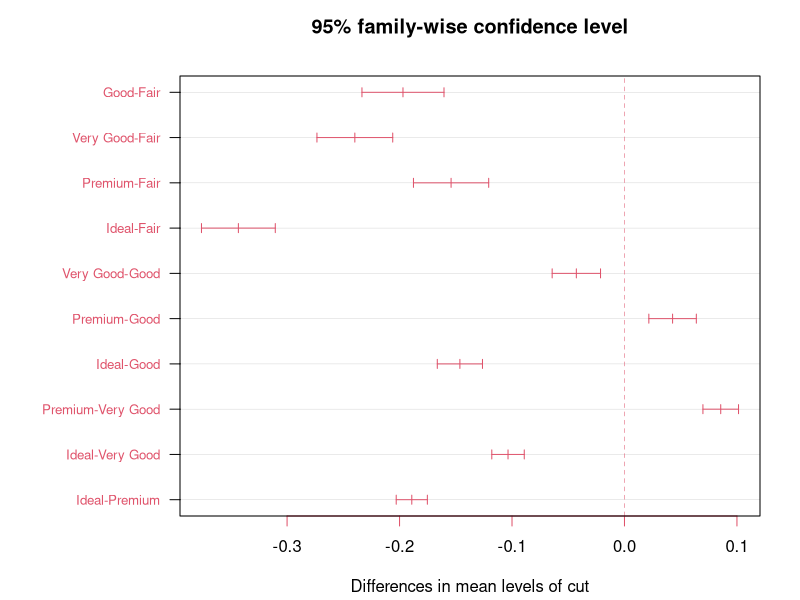
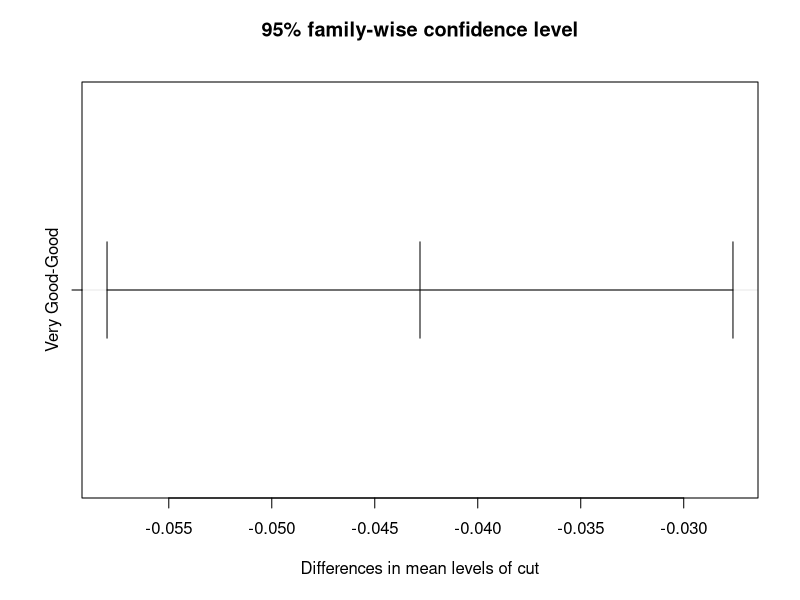
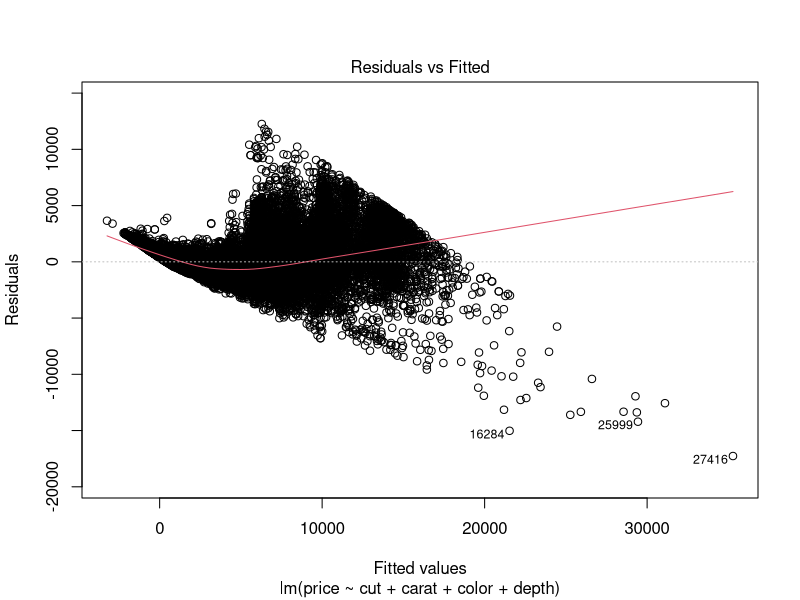
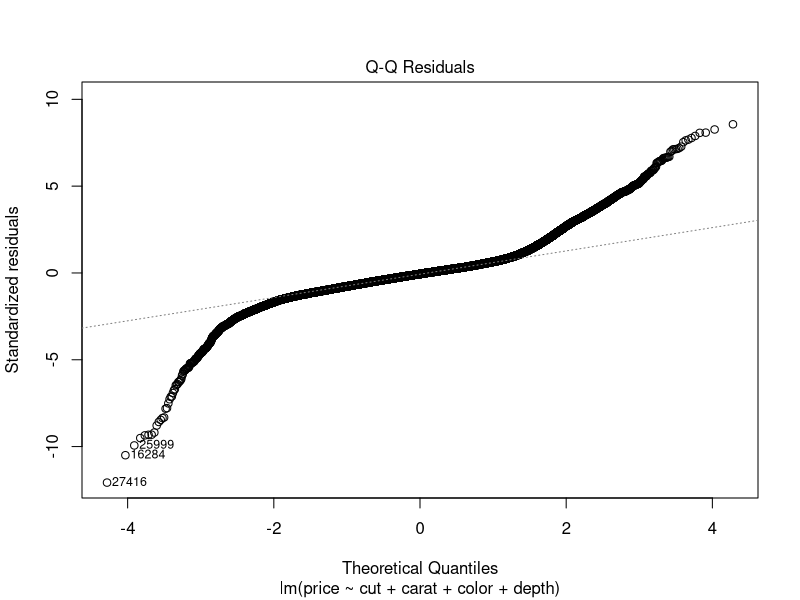
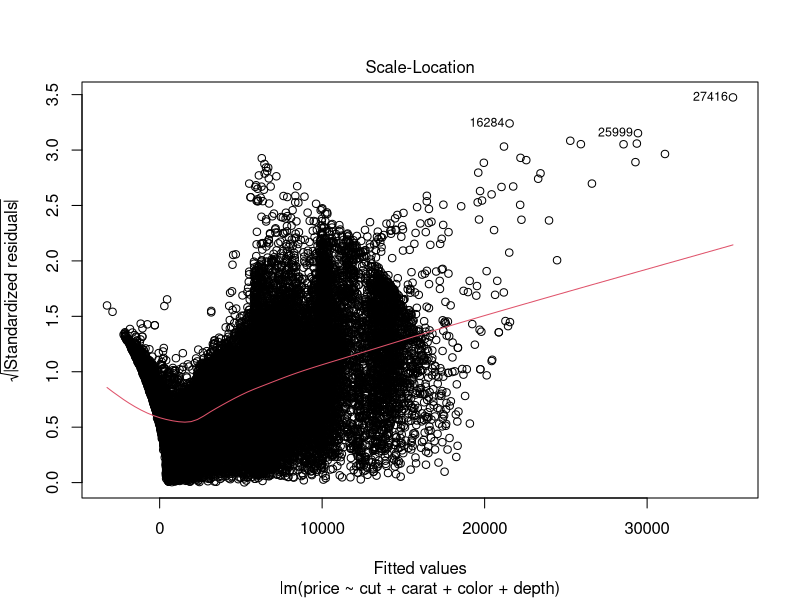
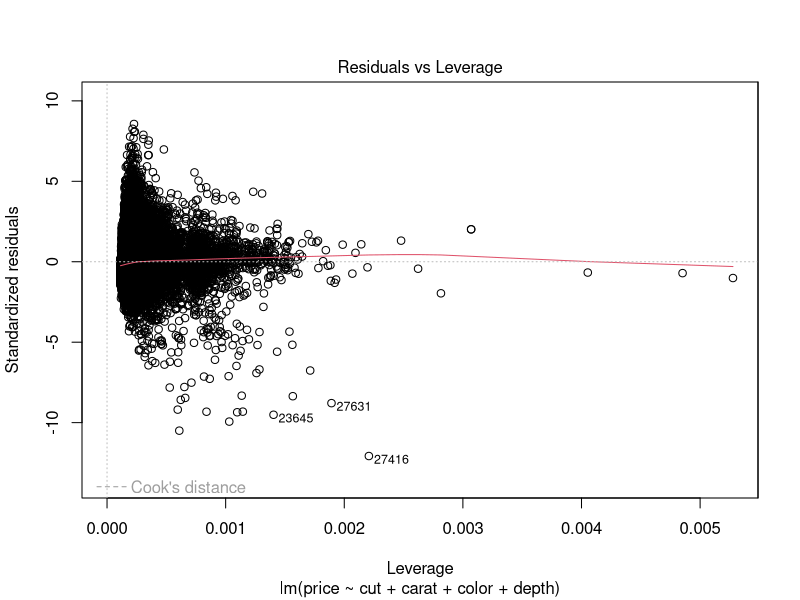
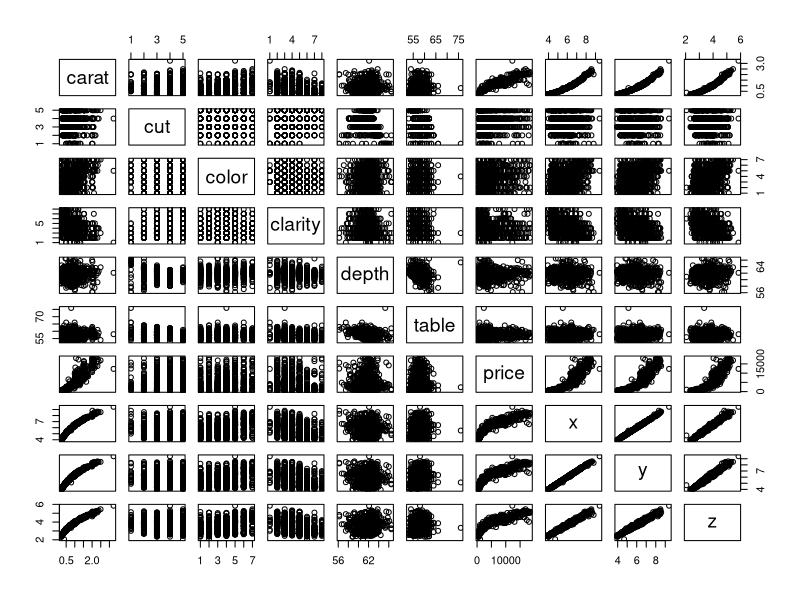

Recreate these plots in R, in order.
## ---- chunk 1
#install.packages("rmarkdown")
#install.packages("tidyverse")
library("ggplot2")
## ---- chunk 2
oneanova <- aov(carat ~ cut, data = diamonds)
summary(oneanova)
## ---- chunk 3
summary(oneanova)
## ---- chunk 4
TukeyHSD(oneanova)
tuk <- TukeyHSD(oneanova)
psig=as.numeric(apply(tuk$`cut`[,2:3],1,prod)>=0)+1
op=par(mar=c(4.2,9,3.8,2))
plot(tuk,col=psig,yaxt="n")
for (j in 1:length(psig)){
axis(2,at=j,labels=rownames(tuk$`cut`)[length(psig)-j+1],
     las=1,cex.axis=.8,col.axis=psig[length(psig)-j+1])
}
par(op)
## ---- chunk 5
newdf <- subset(diamonds, cut == "Good" | cut == "Very Good")
newoneanova <- aov(carat ~ cut, data = newdf)
summary(newoneanova)
## ---- chunk 6
TukeyHSD(newoneanova)
plot(TukeyHSD(newoneanova))
## ---- chunk 7
fit <- lm(price ~ cut + carat + color + depth, data = diamonds)
summary(fit)
## ---- chunk 8
fitforward <- step(fit, direction = "forward")
plot(fitforward)
## ---- chunk 9
sampleSet <- sample(1:nrow(diamonds), 1000, replace = FALSE)
sampleData <- diamonds[sampleSet,]
plot(sampleData)
